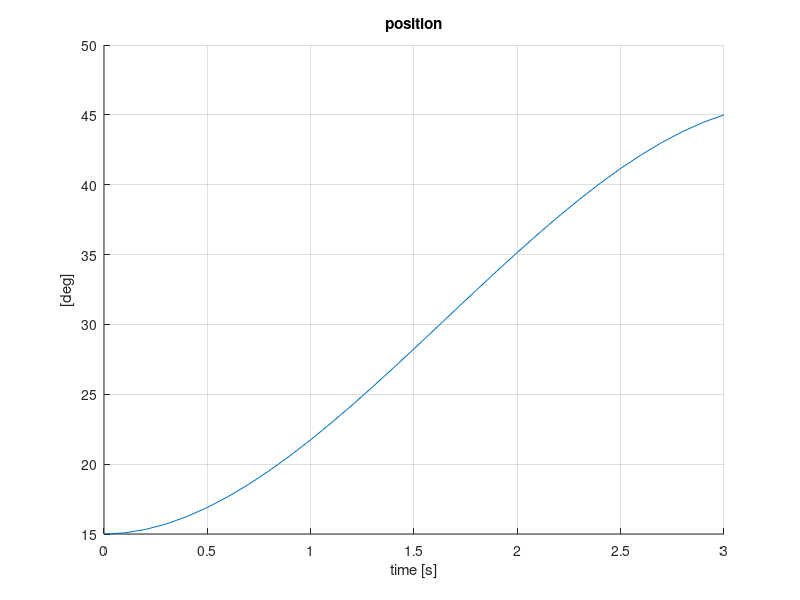
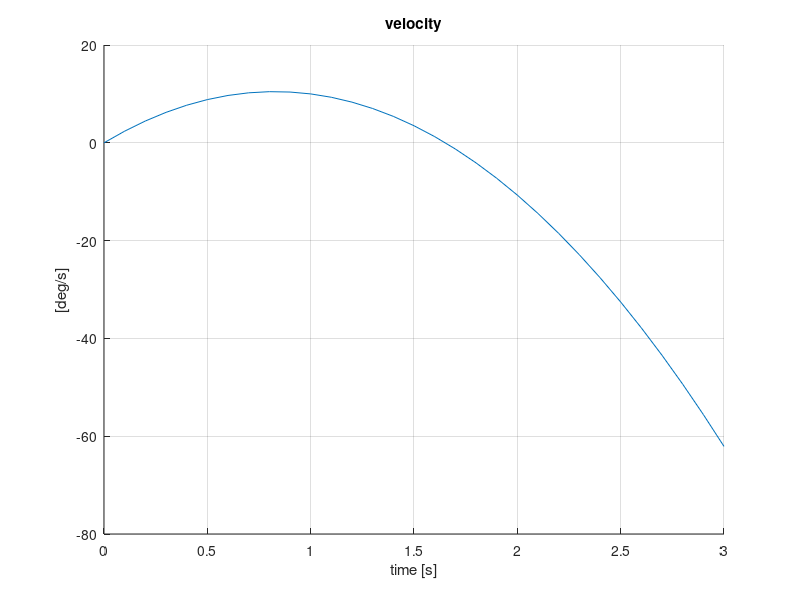
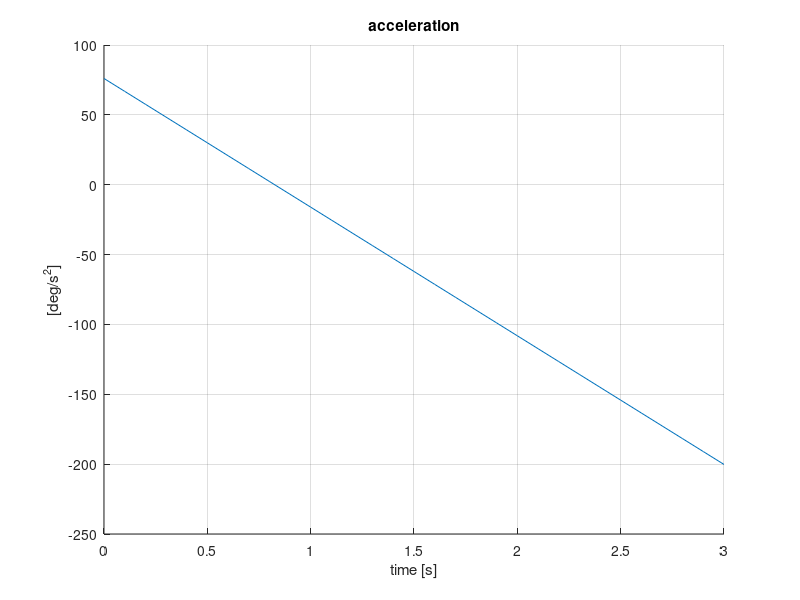

MATLAB code to generate these figures, in order:
%% Plot cubic polynomial

% time
T=3;
t=[0:0.1:T];

% cubic polynomial
q0=15; q1=45; dq=q1-q0;
v0=0; v1=0;
a=-1.5348; b=2.5348

% position
qp= q0+dq*(a*(t/T).^3 + b*(t/T).^2)

figure
hold on
plot(t,qp);grid; title('position');xlabel('time [s]');ylabel('[deg]')
pause;

% velocity
qv= dq*(3*a*(t/T).^2 + b*(t/T))

figure
hold on
plot(t,qv);grid; title('velocity');xlabel('time [s]');ylabel('[deg/s]')
pause;

% acceleration
qa=dq*(6*a*(t/T)+b)

figure
hold on
plot(t,qa);grid; title('acceleration');xlabel('time [s]');ylabel('[deg/s^2]')
pause;
